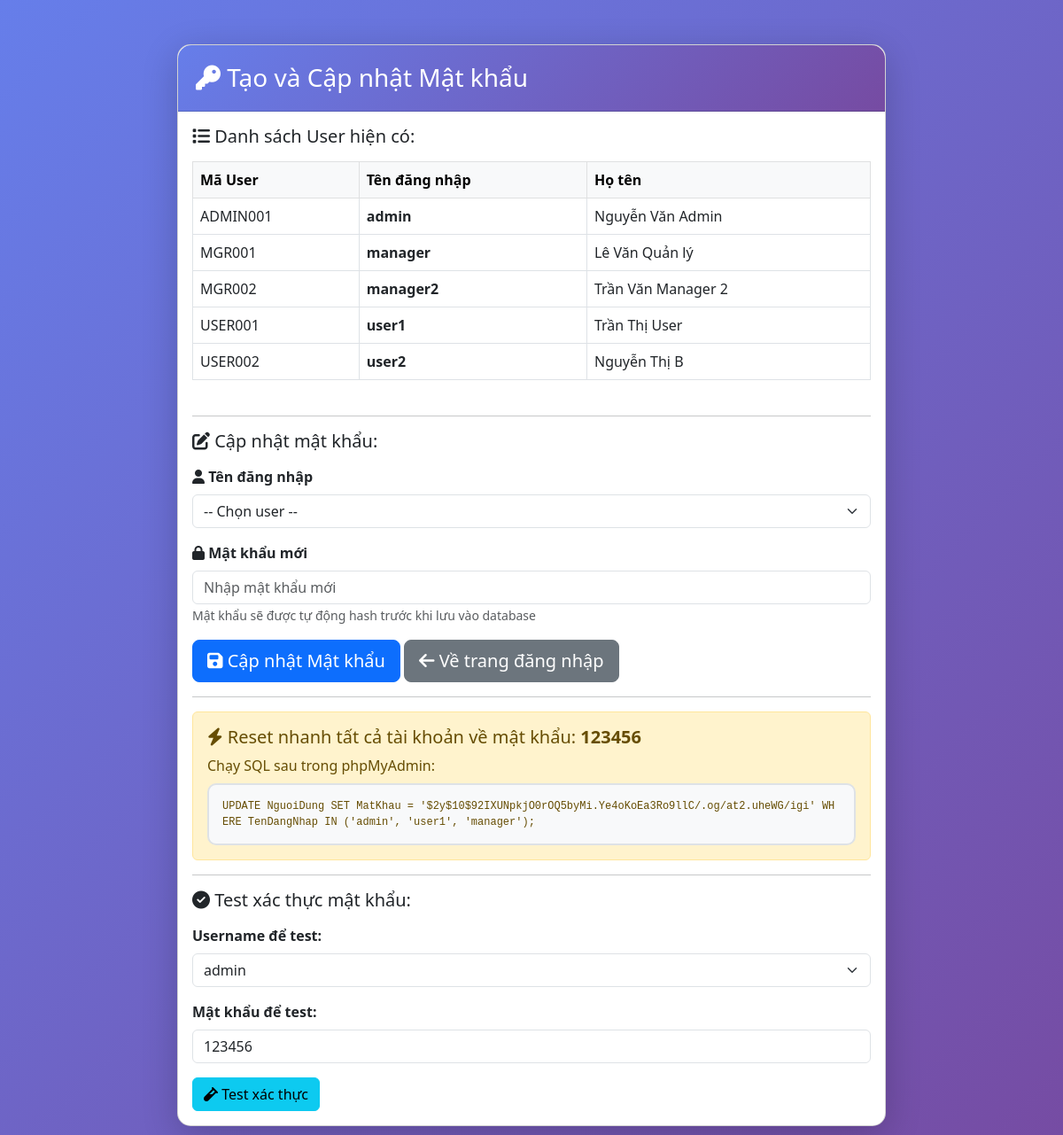
The app's page /create_password.php with its own data.
### tables this page shows
CREATE TABLE `nguoidung` (
  `MaNguoiDung` varchar(50) NOT NULL,
  `TenDangNhap` varchar(50) NOT NULL,
  `MatKhau` varchar(255) NOT NULL,
  `HoTen` varchar(100) NOT NULL,
  `Email` varchar(100) NOT NULL,
  `GioiTinh` enum('Nam','Nu') DEFAULT 'Nam',
  `ViTri` varchar(100) NOT NULL,
  `KhoaPhong` varchar(100) DEFAULT NULL,
  `MaVaiTro` int(11) NOT NULL DEFAULT 2,
  `NamBatDauLamViec` datetime DEFAULT NULL,
  `SoNgayPhepNam` int(11) DEFAULT 12,
  `SoNgayPhepDaDung` decimal(5,1) DEFAULT 0.0,
  `SoNgayPhepTonNamTruoc` decimal(5,1) DEFAULT 0.0 COMMENT 'Số ngày phép tồn từ năm trước (chỉ dùng được trong Q1)',
  `NamPhepTon` int(11) DEFAULT NULL,
  `NgayTao` timestamp NOT NULL DEFAULT current_timestamp()
);

### create_password.php (the view, shortened to what this page needs)
<?php
$pdo = getDBConnection();
$users = $pdo->query("SELECT MaNguoiDung, TenDangNhap, HoTen FROM NguoiDung")->fetchAll();
?>
<!DOCTYPE html>
<html lang="vi">
<head>
    <link href="https://cdn.jsdelivr.net/npm/bootstrap@5.3.0/dist/css/bootstrap.min.css" rel="stylesheet">
    <link rel="stylesheet" href="https://cdnjs.cloudflare.com/ajax/libs/font-awesome/6.4.0/css/all.min.css">
</head>
<body>
    <div class="container-box">
        <div class="card">
            <div class="card-header">
                <h3 class="mb-0">
                    <i class="fas fa-key"></i> Tạo và Cập nhật Mật khẩu
                </h3>
            </div>
            <div class="card-body">
                <h5 class="mb-3"><i class="fas fa-list"></i> Danh sách User hiện có:</h5>
                <div class="table-responsive mb-4">
                    <table class="table table-bordered table-hover">
                        <thead class="table-light">
                            <tr>
                                <th>Mã User</th>
                                <th>Tên đăng nhập</th>
                                <th>Họ tên</th>
                            </tr>
                        </thead>
                        <tbody>
                            <?php foreach ($users as $user): ?>
                            <tr>
                                <td><?= htmlspecialchars($user['MaNguoiDung']) ?></td>
                                <td><strong><?= htmlspecialchars($user['TenDangNhap']) ?></strong></td>
                                <td><?= htmlspecialchars($user['HoTen']) ?></td>
                            </tr>
                            <?php endforeach; ?>
                        </tbody>
                    </table>
                </div>
                <hr>
                <h5 class="mb-3"><i class="fas fa-edit"></i> Cập nhật mật khẩu:</h5>
                <form method="POST" action="">
                    <div class="mb-3">
                        <label class="form-label fw-bold">
                            <i class="fas fa-user"></i> Tên đăng nhập
                        </label>
                        <select class="form-select" name="username" required>
                            <option value="">-- Chọn user --</option>
                        </select>
                    </div>
                    <div class="mb-3">
                        <label class="form-label fw-bold">
                            <i class="fas fa-lock"></i> Mật khẩu mới
                        </label>
                        <input type="text"
                               class="form-control"
                               name="password"
                               placeholder="Nhập mật khẩu mới"
                               required>
                        <small class="text-muted">
                            Mật khẩu sẽ được tự động hash trước khi lưu vào database
                        </small>
                    </div>
                    <button type="submit" class="btn btn-primary btn-lg">
                        <i class="fas fa-save"></i> Cập nhật Mật khẩu
                    </button>
                    <a href="views/login.php" class="btn btn-secondary btn-lg">
                        <i class="fas fa-arrow-left"></i> Về trang đăng nhập
                    </a>
                </form>
                <hr>
                <div class="alert alert-warning">
                    <h5><i class="fas fa-bolt"></i> Reset nhanh tất cả tài khoản về mật khẩu: <strong>123456</strong></h5>
                    <p class="mb-2">Chạy SQL sau trong phpMyAdmin:</p>
                    <div class="hash-output">
UPDATE NguoiDung SET
    MatKhau = '$2y$10$92IXUNpkjO0rOQ5byMi.Ye4oKoEa3Ro9llC/.og/at2.uheWG/igi'
WHERE TenDangNhap IN ('admin', 'user1', 'manager');
                    </div>
                </div>
                <hr>
                <h5 class="mb-3"><i class="fas fa-check-circle"></i> Test xác thực mật khẩu:</h5>
                <form method="GET" action="test_verify_password.php" target="_blank">
                    <div class="mb-3">
                        <label class="form-label fw-bold">Username để test:</label>
                        <select class="form-select" name="username">
                            <?php foreach ($users as $user): ?>
                            <option value="<?= htmlspecialchars($user['TenDangNhap']) ?>">
                                <?= htmlspecialchars($user['TenDangNhap']) ?>
                            </option>
                            <?php endforeach; ?>
                        </select>
                    </div>
                    <div class="mb-3">
                        <label class="form-label fw-bold">Mật khẩu để test:</label>
                        <input type="text" class="form-control" name="password" value="123456">
                    </div>
                    <button type="submit" class="btn btn-info">
                        <i class="fas fa-vial"></i> Test xác thực
                    </button>
                </form>
            </div>
        </div>
    </div>
</body>
</html>

### create_password.php (style rules this page uses)
body { background: linear-gradient(135deg, #667eea 0%, #764ba2 100%); min-height: 100vh; padding: 50px 0; }
.container-box { max-width: 800px; margin: 0 auto; }
.card { border-radius: 15px; box-shadow: 0 10px 40px rgba(0, 0, 0, 0.2); }
.card-header { background: linear-gradient(135deg, #667eea 0%, #764ba2 100%); color: white; border-radius: 15px 15px 0 0 !important; padding: 20px; }
.hash-output { background: #f8f9fa; padding: 15px; border-radius: 10px; font-family: monospace; font-size: 12px; word-break: break-all; border: 2px solid #dee2e6; }

### records on screen
nguoidung: MaNguoiDung "ADMIN001", TenDangNhap "admin", HoTen "Nguyễn Văn Admin"
nguoidung: MaNguoiDung "MGR001", TenDangNhap "manager", HoTen "Lê Văn Quản lý"
nguoidung: MaNguoiDung "MGR002", TenDangNhap "manager2", HoTen "Trần Văn Manager 2"
nguoidung: MaNguoiDung "USER001", TenDangNhap "user1", HoTen "Trần Thị User"
nguoidung: MaNguoiDung "USER002", TenDangNhap "user2", HoTen "Nguyễn Thị B"

### other values on screen
form field username "admin"
